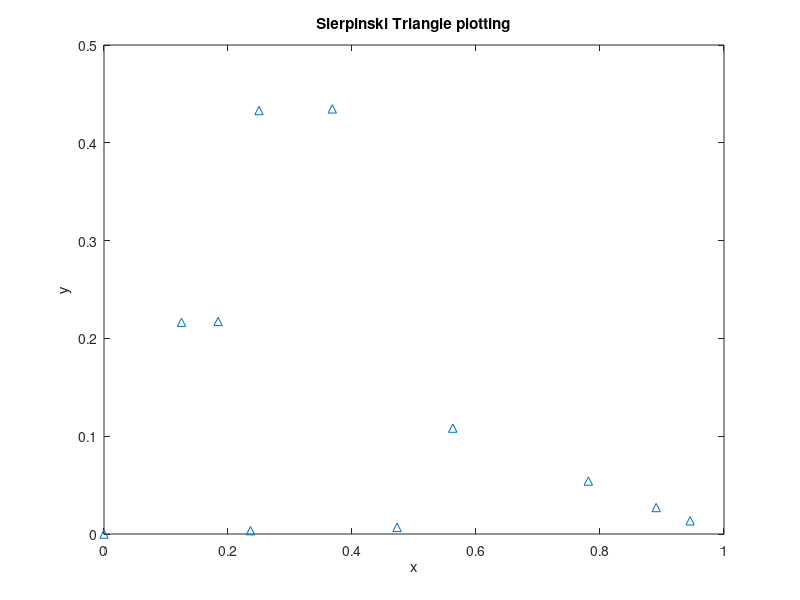
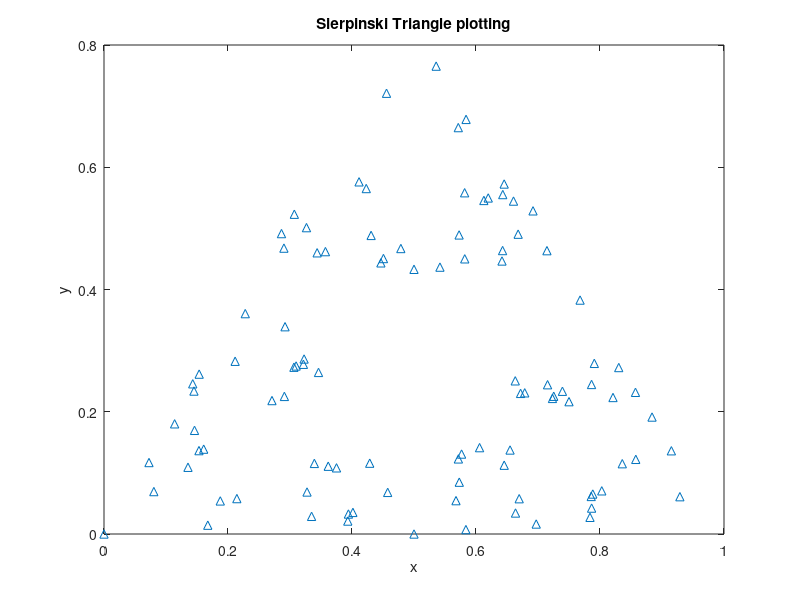
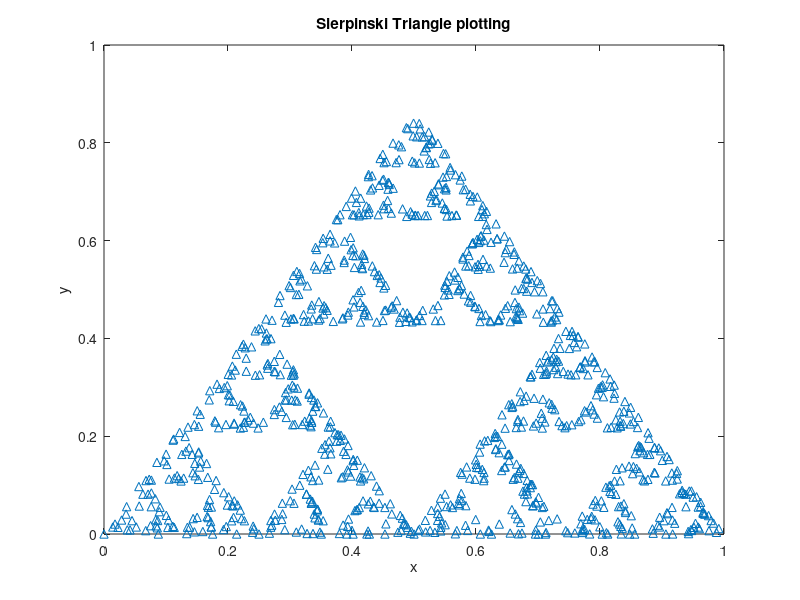
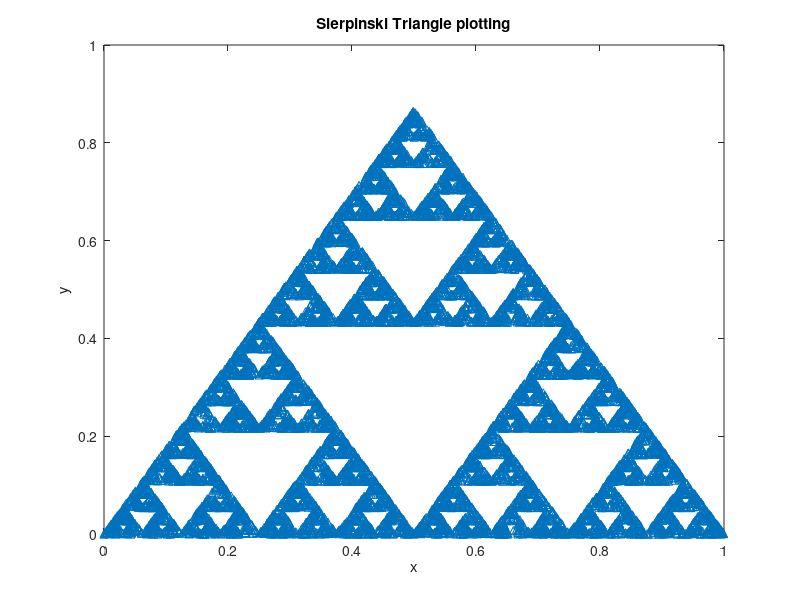

The MATLAB script that drew these images, in order:
% Homework 4 정서진(2024112396)

fprintf("[Prob 1]\n")

row = 6; column = 4;

A = [];

for j = 1:column
    for i = 1:row
        A(i, j)= 2*j - 3*i;
    end
end
disp(A)

pause

%%%%%%%%%%%%%%%%%%%%%%%%%%%%%%%%%%%%%%%%%%%%

fprintf("[Prob 2]\n")

x = [9 -1.5 13.4 13.3 -2.1 4.6 1.1 5 -6.1 10 0.2];

for j = 1:length(x)
    for i = 1:length(x)
        if (x(j) < x(i))
            a = x(j);
            x(j) = x(i);
            x(i) = a;
        end
    end
end
disp(x)
if (x == sort(x))
    fprintf("rearrangement complete!\n");
else
    fprintf("invalid\n");
end

pause

%%%%%%%%%%%%%%%%%%%%%%%%%%%%%%%%%%%%%%%%%%%%

fprintf("[Prob 3]")

disp(" ")

n_vec = 0;
sum_result_vec = 0;

for n = 1:500
    summation = n * (n + 1) / 2;
    if (mod(summation, 111) == 0)
        if summation < 1000
            n_vec = n;
            sum_result_vec = summation;
        end

    end
end

disp('    n    sum')
table = [n_vec sum_result_vec];
disp(table)
pause 

%%%%%%%%%%%%%%%%%%%%%%%%%%%%%%%%%%%%%%%%%%%%

fprintf("[Prob 4]")

n = [10, 100, 1000, 10000];
xi = 0;
yi = 0;
x = [xi];
y = [yi];

for i = 1:length(n)
    for j = 1:n(i)
        rule = randperm(3,1);
        switch rule
            case 1
                x(j+1) = 0.5 * x(j);
                y(j+1) = 0.5 * y(j);
            case 2
                x(j+1) = 0.5 * x(j) + 0.25;
                y(j+1) = 0.5 * y(j) + sqrt(3) / 4;
            case 3
                x(j+1) = 0.5 * x(j) + 0.5;
                y(j+1) = 0.5 * y(j);
        end
    end
    figure(i)
    plot(x, y, '^')
    title('Sierpinski Triangle plotting')
    xlabel('x');
    ylabel('y');
end

pause
